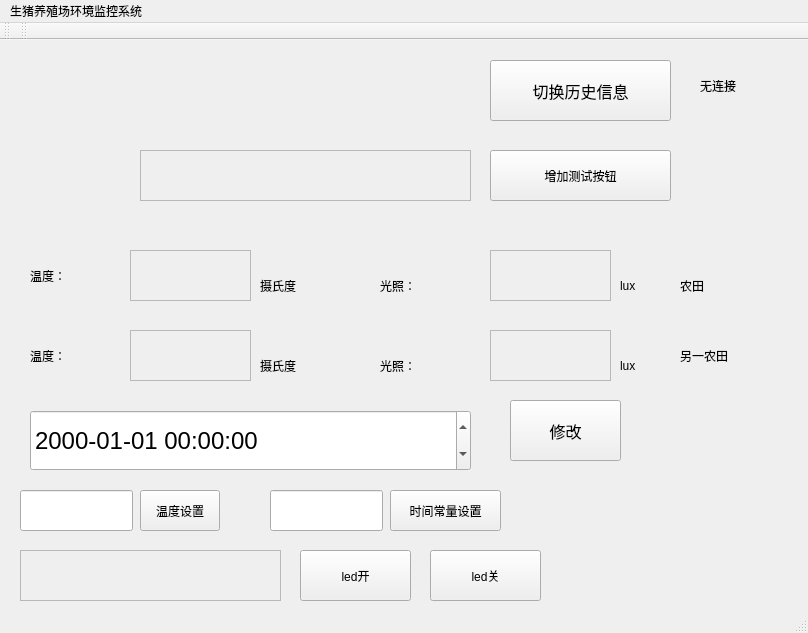
<?xml version="1.0" encoding="UTF-8"?>
<ui version="4.0">
 <class>MainWindow</class>
 <widget class="QMainWindow" name="MainWindow">
  <property name="geometry">
   <rect>
    <x>0</x>
    <y>0</y>
    <width>808</width>
    <height>633</height>
   </rect>
  </property>
  <property name="windowTitle">
   <string>MainWindow</string>
  </property>
  <widget class="QWidget" name="centralWidget">
   <widget class="QLabel" name="label_2">
    <property name="geometry">
     <rect>
      <x>30</x>
      <y>220</y>
      <width>111</width>
      <height>31</height>
     </rect>
    </property>
    <property name="text">
     <string>温度：</string>
    </property>
   </widget>
   <widget class="QLabel" name="temp_lab">
    <property name="geometry">
     <rect>
      <x>130</x>
      <y>210</y>
      <width>121</width>
      <height>51</height>
     </rect>
    </property>
    <property name="font">
     <font>
      <family>宋体</family>
      <pointsize>13</pointsize>
     </font>
    </property>
    <property name="frameShape">
     <enum>QFrame::StyledPanel</enum>
    </property>
    <property name="text">
     <string/>
    </property>
   </widget>
   <widget class="QLabel" name="label_4">
    <property name="geometry">
     <rect>
      <x>380</x>
      <y>230</y>
      <width>41</width>
      <height>31</height>
     </rect>
    </property>
    <property name="text">
     <string>光照：</string>
    </property>
   </widget>
   <widget class="QLabel" name="light_lab">
    <property name="geometry">
     <rect>
      <x>490</x>
      <y>210</y>
      <width>121</width>
      <height>51</height>
     </rect>
    </property>
    <property name="font">
     <font>
      <family>宋体</family>
      <pointsize>13</pointsize>
     </font>
    </property>
    <property name="frameShape">
     <enum>QFrame::StyledPanel</enum>
    </property>
    <property name="text">
     <string/>
    </property>
   </widget>
   <widget class="QLabel" name="label_5">
    <property name="geometry">
     <rect>
      <x>260</x>
      <y>230</y>
      <width>51</width>
      <height>31</height>
     </rect>
    </property>
    <property name="text">
     <string>摄氏度</string>
    </property>
   </widget>
   <widget class="QLabel" name="label_6">
    <property name="geometry">
     <rect>
      <x>620</x>
      <y>230</y>
      <width>41</width>
      <height>31</height>
     </rect>
    </property>
    <property name="text">
     <string>lux</string>
    </property>
   </widget>
   <widget class="QDateTimeEdit" name="dateTimeEdit">
    <property name="geometry">
     <rect>
      <x>30</x>
      <y>370</y>
      <width>441</width>
      <height>61</height>
     </rect>
    </property>
    <property name="font">
     <font>
      <pointsize>18</pointsize>
      <weight>50</weight>
      <bold>false</bold>
     </font>
    </property>
    <property name="displayFormat">
     <string>yyyy-MM-dd HH:mm:ss</string>
    </property>
   </widget>
   <widget class="QPushButton" name="time_btn">
    <property name="geometry">
     <rect>
      <x>510</x>
      <y>360</y>
      <width>111</width>
      <height>61</height>
     </rect>
    </property>
    <property name="font">
     <font>
      <family>华文中宋</family>
      <pointsize>12</pointsize>
     </font>
    </property>
    <property name="text">
     <string>修改</string>
    </property>
   </widget>
   <widget class="QLabel" name="time_lab">
    <property name="geometry">
     <rect>
      <x>140</x>
      <y>110</y>
      <width>331</width>
      <height>51</height>
     </rect>
    </property>
    <property name="frameShape">
     <enum>QFrame::StyledPanel</enum>
    </property>
    <property name="text">
     <string/>
    </property>
   </widget>
   <widget class="QPushButton" name="temp_btn">
    <property name="geometry">
     <rect>
      <x>140</x>
      <y>450</y>
      <width>80</width>
      <height>41</height>
     </rect>
    </property>
    <property name="text">
     <string>温度设置</string>
    </property>
   </widget>
   <widget class="QLineEdit" name="temp_Edit">
    <property name="geometry">
     <rect>
      <x>20</x>
      <y>450</y>
      <width>113</width>
      <height>41</height>
     </rect>
    </property>
   </widget>
   <widget class="QPushButton" name="st_btn">
    <property name="geometry">
     <rect>
      <x>390</x>
      <y>450</y>
      <width>111</width>
      <height>41</height>
     </rect>
    </property>
    <property name="text">
     <string>时间常量设置</string>
    </property>
   </widget>
   <widget class="QLineEdit" name="ST_Edit">
    <property name="geometry">
     <rect>
      <x>270</x>
      <y>450</y>
      <width>113</width>
      <height>41</height>
     </rect>
    </property>
   </widget>
   <widget class="QLabel" name="led_data_lab">
    <property name="geometry">
     <rect>
      <x>20</x>
      <y>510</y>
      <width>261</width>
      <height>51</height>
     </rect>
    </property>
    <property name="frameShape">
     <enum>QFrame::StyledPanel</enum>
    </property>
    <property name="text">
     <string/>
    </property>
   </widget>
   <widget class="QPushButton" name="led_ON">
    <property name="geometry">
     <rect>
      <x>300</x>
      <y>510</y>
      <width>111</width>
      <height>51</height>
     </rect>
    </property>
    <property name="text">
     <string>led开</string>
    </property>
   </widget>
   <widget class="QPushButton" name="led_OFF">
    <property name="geometry">
     <rect>
      <x>430</x>
      <y>510</y>
      <width>111</width>
      <height>51</height>
     </rect>
    </property>
    <property name="text">
     <string>led关</string>
    </property>
   </widget>
   <widget class="QPushButton" name="time_btn_2">
    <property name="geometry">
     <rect>
      <x>490</x>
      <y>20</y>
      <width>181</width>
      <height>61</height>
     </rect>
    </property>
    <property name="font">
     <font>
      <family>华文中宋</family>
      <pointsize>12</pointsize>
     </font>
    </property>
    <property name="text">
     <string>切换历史信息</string>
    </property>
   </widget>
   <widget class="QPushButton" name="add_btn">
    <property name="geometry">
     <rect>
      <x>490</x>
      <y>110</y>
      <width>181</width>
      <height>51</height>
     </rect>
    </property>
    <property name="text">
     <string>增加测试按钮</string>
    </property>
   </widget>
   <widget class="QLabel" name="label_7">
    <property name="geometry">
     <rect>
      <x>620</x>
      <y>310</y>
      <width>41</width>
      <height>31</height>
     </rect>
    </property>
    <property name="text">
     <string>lux</string>
    </property>
   </widget>
   <widget class="QLabel" name="label_3">
    <property name="geometry">
     <rect>
      <x>30</x>
      <y>300</y>
      <width>111</width>
      <height>31</height>
     </rect>
    </property>
    <property name="text">
     <string>温度：</string>
    </property>
   </widget>
   <widget class="QLabel" name="label_8">
    <property name="geometry">
     <rect>
      <x>260</x>
      <y>310</y>
      <width>51</width>
      <height>31</height>
     </rect>
    </property>
    <property name="text">
     <string>摄氏度</string>
    </property>
   </widget>
   <widget class="QLabel" name="temp_lab_2">
    <property name="geometry">
     <rect>
      <x>130</x>
      <y>290</y>
      <width>121</width>
      <height>51</height>
     </rect>
    </property>
    <property name="font">
     <font>
      <family>宋体</family>
      <pointsize>13</pointsize>
     </font>
    </property>
    <property name="frameShape">
     <enum>QFrame::StyledPanel</enum>
    </property>
    <property name="text">
     <string/>
    </property>
   </widget>
   <widget class="QLabel" name="light_lab_2">
    <property name="geometry">
     <rect>
      <x>490</x>
      <y>290</y>
      <width>121</width>
      <height>51</height>
     </rect>
    </property>
    <property name="font">
     <font>
      <family>宋体</family>
      <pointsize>13</pointsize>
     </font>
    </property>
    <property name="frameShape">
     <enum>QFrame::StyledPanel</enum>
    </property>
    <property name="text">
     <string/>
    </property>
   </widget>
   <widget class="QLabel" name="label_9">
    <property name="geometry">
     <rect>
      <x>380</x>
      <y>310</y>
      <width>41</width>
      <height>31</height>
     </rect>
    </property>
    <property name="text">
     <string>光照：</string>
    </property>
   </widget>
   <widget class="QLabel" name="label">
    <property name="geometry">
     <rect>
      <x>680</x>
      <y>240</y>
      <width>54</width>
      <height>12</height>
     </rect>
    </property>
    <property name="text">
     <string>农田</string>
    </property>
   </widget>
   <widget class="QLabel" name="label_10">
    <property name="geometry">
     <rect>
      <x>680</x>
      <y>310</y>
      <width>54</width>
      <height>12</height>
     </rect>
    </property>
    <property name="text">
     <string>另一农田</string>
    </property>
   </widget>
   <widget class="QLabel" name="label_11">
    <property name="geometry">
     <rect>
      <x>700</x>
      <y>40</y>
      <width>54</width>
      <height>12</height>
     </rect>
    </property>
    <property name="text">
     <string>无连接</string>
    </property>
   </widget>
  </widget>
  <widget class="QMenuBar" name="menuBar">
   <property name="geometry">
    <rect>
     <x>0</x>
     <y>0</y>
     <width>808</width>
     <height>22</height>
    </rect>
   </property>
   <widget class="QMenu" name="menu">
    <property name="title">
     <string>生猪养殖场环境监控系统</string>
    </property>
    <addaction name="action_T"/>
   </widget>
   <addaction name="menu"/>
  </widget>
  <widget class="QToolBar" name="mainToolBar">
   <attribute name="toolBarArea">
    <enum>TopToolBarArea</enum>
   </attribute>
   <attribute name="toolBarBreak">
    <bool>false</bool>
   </attribute>
  </widget>
  <widget class="QStatusBar" name="statusBar"/>
  <widget class="QToolBar" name="toolBar">
   <property name="windowTitle">
    <string>toolBar</string>
   </property>
   <attribute name="toolBarArea">
    <enum>TopToolBarArea</enum>
   </attribute>
   <attribute name="toolBarBreak">
    <bool>false</bool>
   </attribute>
  </widget>
  <action name="action_T">
   <property name="text">
    <string>表格信息(&amp;T)</string>
   </property>
  </action>
 </widget>
 <layoutdefault spacing="6" margin="11"/>
 <resources/>
 <connections/>
</ui>
